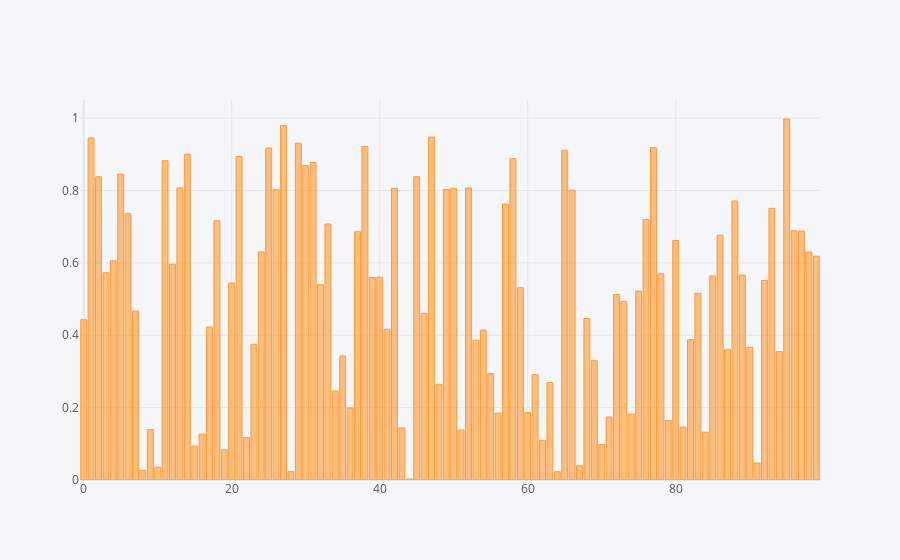

Notebook code cell kept with this figure:
### Code cell
df5['b'].iplot(kind = 'bar')    # we perform count(), sum()
